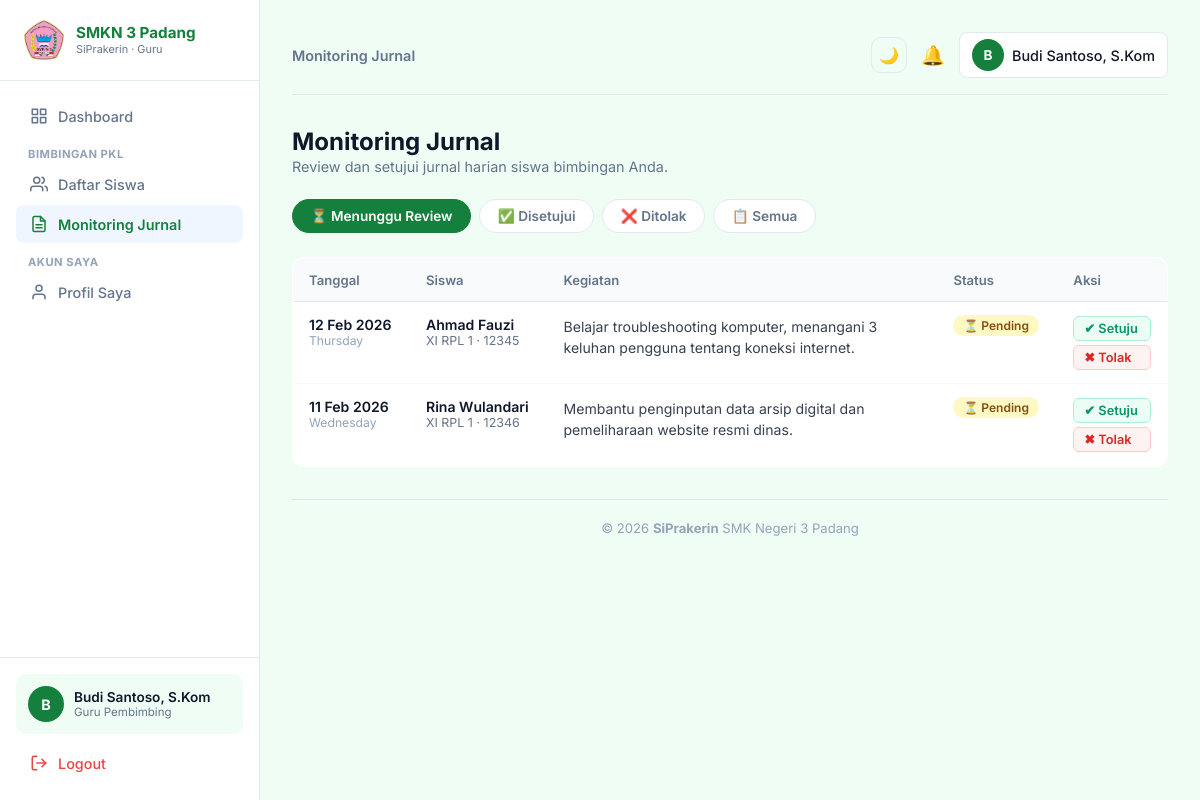
Screenshot of /guru/jurnal/index.php (signed in) with the database file from the repository.
### tables this page shows
CREATE TABLE `jurnal` (
  `id` int(11) NOT NULL AUTO_INCREMENT,
  `siswa_id` int(11) NOT NULL,
  `tanggal` date NOT NULL,
  `kegiatan` text NOT NULL,
  `status` enum('pending','disetujui','ditolak') DEFAULT 'pending',
  `catatan_guru` text DEFAULT NULL,
  `created_at` timestamp NOT NULL DEFAULT current_timestamp(),
  PRIMARY KEY (`id`),
  KEY `siswa_id` (`siswa_id`),
  CONSTRAINT `jurnal_ibfk_1` FOREIGN KEY (`siswa_id`) REFERENCES `siswa` (`id`) ON DELETE CASCADE
);

CREATE TABLE `users` (
  `id` int(11) NOT NULL AUTO_INCREMENT,
  `nama` varchar(100) NOT NULL,
  `username` varchar(50) NOT NULL,
  `password` varchar(255) NOT NULL,
  `role` enum('admin','siswa','guru') NOT NULL,
  `created_at` timestamp NOT NULL DEFAULT current_timestamp(),
  PRIMARY KEY (`id`),
  UNIQUE KEY `username` (`username`)
);

CREATE TABLE `siswa` (
  `id` int(11) NOT NULL AUTO_INCREMENT,
  `user_id` int(11) NOT NULL,
  `nis` varchar(20) NOT NULL,
  `nisn` varchar(20) DEFAULT NULL,
  `kelas` varchar(20) NOT NULL,
  `jurusan` varchar(50) DEFAULT NULL,
  `guru_id` int(11) DEFAULT NULL,
  `tempat_pkl_id` int(11) DEFAULT NULL,
   
  `jenis_kelamin` enum('pria','wanita') DEFAULT NULL,
  `tempat_lahir` varchar(100) DEFAULT NULL,
  `tanggal_lahir` date DEFAULT NULL,
  `alamat` text DEFAULT NULL,
  `no_hp` varchar(20) DEFAULT NULL,
  `email` varchar(100) DEFAULT NULL,
  `foto` varchar(255) DEFAULT NULL,
   
  `nama_ayah` varchar(100) DEFAULT NULL,
  `alamat_ortu` text DEFAULT NULL,
  `no_hp_ortu` varchar(20) DEFAULT NULL,
  PRIMARY KEY (`id`),
  KEY `user_id` (`user_id`),
  KEY `tempat_pkl_id` (`tempat_pkl_id`),
  KEY `guru_id` (`guru_id`),
  CONSTRAINT `siswa_ibfk_1` FOREIGN KEY (`user_id`)       REFERENCES `users` (`id`)      ON DELETE CASCADE,
  CONSTRAINT `siswa_ibfk_2` FOREIGN KEY (`tempat_pkl_id`) REFERENCES `tempat_pkl` (`id`) ON DELETE SET NULL,
  CONSTRAINT `siswa_ibfk_3` FOREIGN KEY (`guru_id`)       REFERENCES `guru` (`id`)       ON DELETE SET NULL
);

### guru/jurnal/index.php (the view, shortened to what this page needs)
<?php
require '../../config/database.php';
$user_id    = $_SESSION['user_id'];
$stmtG = mysqli_prepare($conn, "SELECT id FROM guru WHERE user_id = ?");
mysqli_stmt_bind_param($stmtG, "i", $user_id);
mysqli_stmt_execute($stmtG);
$guru    = mysqli_fetch_assoc(mysqli_stmt_get_result($stmtG));
$guru_id = $guru['id'] ?? 0;
$filter = $_GET['status'] ?? 'pending';
$where  = in_array($filter, ['pending','disetujui','ditolak']) ? "AND j.status = '$filter'" : '';
$stmt = mysqli_prepare($conn, "
    SELECT j.*, u.nama as nama_siswa, s.kelas, s.nis
    FROM jurnal j
    JOIN siswa s ON j.siswa_id = s.id
    JOIN users u ON s.user_id = u.id
    WHERE s.guru_id = ? $where
    ORDER BY j.tanggal DESC
");
mysqli_stmt_bind_param($stmt, "i", $guru_id);
mysqli_stmt_execute($stmt);
$jurnals = mysqli_stmt_get_result($stmt);
require '../layout/header.php';
?>
<div class="fade-in">
<div class="page-header">
    <div>
        <h1>Monitoring Jurnal</h1>
        <p>Review dan setujui jurnal harian siswa bimbingan Anda.</p>
    </div>
</div>
<div class="filter-tabs">
    <?php
    $tabs = [
        'pending'   => '⏳ Menunggu Review',
        'disetujui' => '✅ Disetujui',
        'ditolak'   => '❌ Ditolak',
        ''          => '📋 Semua',
    ];
    foreach ($tabs as $val => $lbl):
    ?>
    <a href="?status=<?= $val ?>" class="filter-tab <?= $filter===$val?'active':'' ?>"><?= $lbl ?></a>
    <?php endforeach; ?>
</div>
<table class="jurnal-table">
    <thead>
        <tr>
            <th>Tanggal</th>
            <th>Siswa</th>
            <th>Kegiatan</th>
            <th>Status</th>
            <th>Aksi</th>
        </tr>
    </thead>
    <tbody>
    <?php $count = 0; while ($j = mysqli_fetch_assoc($jurnals)): $count++; ?>
    <tr>
        <td>
            <div style="font-weight:600;white-space:nowrap;"><?= date('d M Y', strtotime($j['tanggal'])) ?></div>
            <div style="font-size:0.76rem;color:#94a3b8;"><?= date('l', strtotime($j['tanggal'])) ?></div>
        </td>
        <td>
            <div style="font-weight:600;"><?= htmlspecialchars($j['nama_siswa']) ?></div>
            <div style="font-size:0.78rem;color:#64748b;"><?= $j['kelas'] ?> · <?= $j['nis'] ?></div>
        </td>
        <td><div class="kegiatan-text"><?= nl2br(htmlspecialchars($j['kegiatan'])) ?></div></td>
        <td>
            <?php
            $badges = [
                'pending'   => ['badge-warning','⏳ Pending'],
                'disetujui' => ['badge-success','✅ Disetujui'],
                'ditolak'   => ['badge-danger', '❌ Ditolak'],
            ];
            [$bc,$bl] = $badges[$j['status']] ?? ['badge-neutral','?'];
            ?>
            <span class="badge <?= $bc ?>"><?= $bl ?></span>
        </td>
        <td>
            <?php if ($j['status'] === 'pending'): ?>
            <div style="display:flex;flex-direction:column;gap:4px;">
                <a href="aksi.php?id=<?= $j['id'] ?>&aksi=setuju&ref=<?= urlencode($_SERVER['REQUEST_URI']) ?>"
                   class="btn-approve" onclick="return confirm('Setujui jurnal ini?')">✔ Setuju</a>
                <a href="aksi.php?id=<?= $j['id'] ?>&aksi=tolak&ref=<?= urlencode($_SERVER['REQUEST_URI']) ?>"
                   class="btn-reject" onclick="return confirm('Tolak jurnal ini?')">✖ Tolak</a>
            </div>
            <?php else: ?>
            <span style="color:#94a3b8;font-size:0.8rem;">—</span>
            <?php endif; ?>
        </td>
    </tr>
    <?php endwhile; ?>
    </tbody>
</table>
</div>
<?php require '../layout/footer.php'; ?>

### guru/layout/header.php (style rules this page uses)
:root { --primary: #15803d; --primary-dark: #166534; --green: #10b981; --amber: #f59e0b; --red: #ef4444; --bg-body: #f0fdf4; --text-main: #0f172a; --text-muted: #64748b; --border: #e2e8f0; --sidebar-width: 260px; }
* { margin: 0; padding: 0; box-sizing: border-box; font-family: 'Inter', sans-serif; }
body { background: var(--bg-body); color: var(--text-main); font-size: 0.95rem; }
a { text-decoration: none; color: inherit; transition: 0.2s; }
.badge { padding: 3px 10px; border-radius: 50px; font-size: 0.75rem; font-weight: 600; }
.badge-warning { background: #fef9c3; color: #854d0e; }
.page-header { display: flex; justify-content: space-between; align-items: center; margin-bottom: 1.5rem; }
.page-header h1 { font-size: 1.5rem; font-weight: 700; }
.page-header p { color: #64748b; font-size: 0.9rem; margin-top: 2px; }
.fade-in { animation: fadeIn 0.5s ease; }

### guru/jurnal/index.php (style rules this page uses)
.filter-tabs { display:flex;gap:8px;margin-bottom:1.5rem;flex-wrap:wrap; }
.filter-tab { padding:0.5rem 1.1rem;border-radius:20px;font-weight:600;font-size:0.85rem;border:1.5px solid var(--border);background:white;color:var(--text-muted);transition:0.2s;cursor:pointer;text-decoration:none; }
.filter-tab.active,.filter-tab:hover { border-color:var(--primary);color:var(--primary);background:#eff6ff; }
.filter-tab.active { background:var(--primary);color:white; }
.jurnal-table { width:100%;border-collapse:collapse;background:white;border-radius:12px;overflow:hidden;border:1px solid var(--border); }
.jurnal-table th { background:#f8fafc;padding:0.85rem 1rem;text-align:left;font-size:0.82rem;color:#64748b;font-weight:600;border-bottom:1px solid var(--border); }
.jurnal-table td { padding:0.85rem 1rem;border-bottom:1px solid #f8fafc;font-size:0.88rem;vertical-align:top; }
.jurnal-table tr:last-child td { border-bottom:none; }
.kegiatan-text { max-width:350px;color:#374151;line-height:1.5; }
.btn-approve { background:#ecfdf5;color:#059669;border:1px solid #a7f3d0;padding:4px 10px;border-radius:6px;font-size:0.8rem;font-weight:600;cursor:pointer;transition:0.2s; }
.btn-reject { background:#fef2f2;color:#dc2626;border:1px solid #fecaca;padding:4px 10px;border-radius:6px;font-size:0.8rem;font-weight:600;cursor:pointer;transition:0.2s; }

### rows the page displays
jurnal: tanggal "12 Feb 2026", tanggal "Thursday", users.nama "Ahmad Fauzi", siswa.kelas "XI RPL 1", siswa.nis "12345", kegiatan "Belajar troubleshooting komputer, menangani 3 keluhan pengguna tentang koneksi internet.", bl "⏳ Pending"
jurnal: tanggal "11 Feb 2026", tanggal "Wednesday", users.nama "Rina Wulandari", siswa.kelas "XI RPL 1", siswa.nis "12346", kegiatan "Membantu penginputan data arsip digital dan pemeliharaan website resmi dinas.", bl "⏳ Pending"

### other values shown
substr($_SESSION['nama'] ?? 'G', 0, 1) "B"
$_SESSION['nama'] "Budi Santoso, S.Kom"
$page_title "Monitoring Jurnal"
$lbl "⏳ Menunggu Review"
$lbl "✅ Disetujui"
$lbl "❌ Ditolak"
$lbl "📋 Semua"
